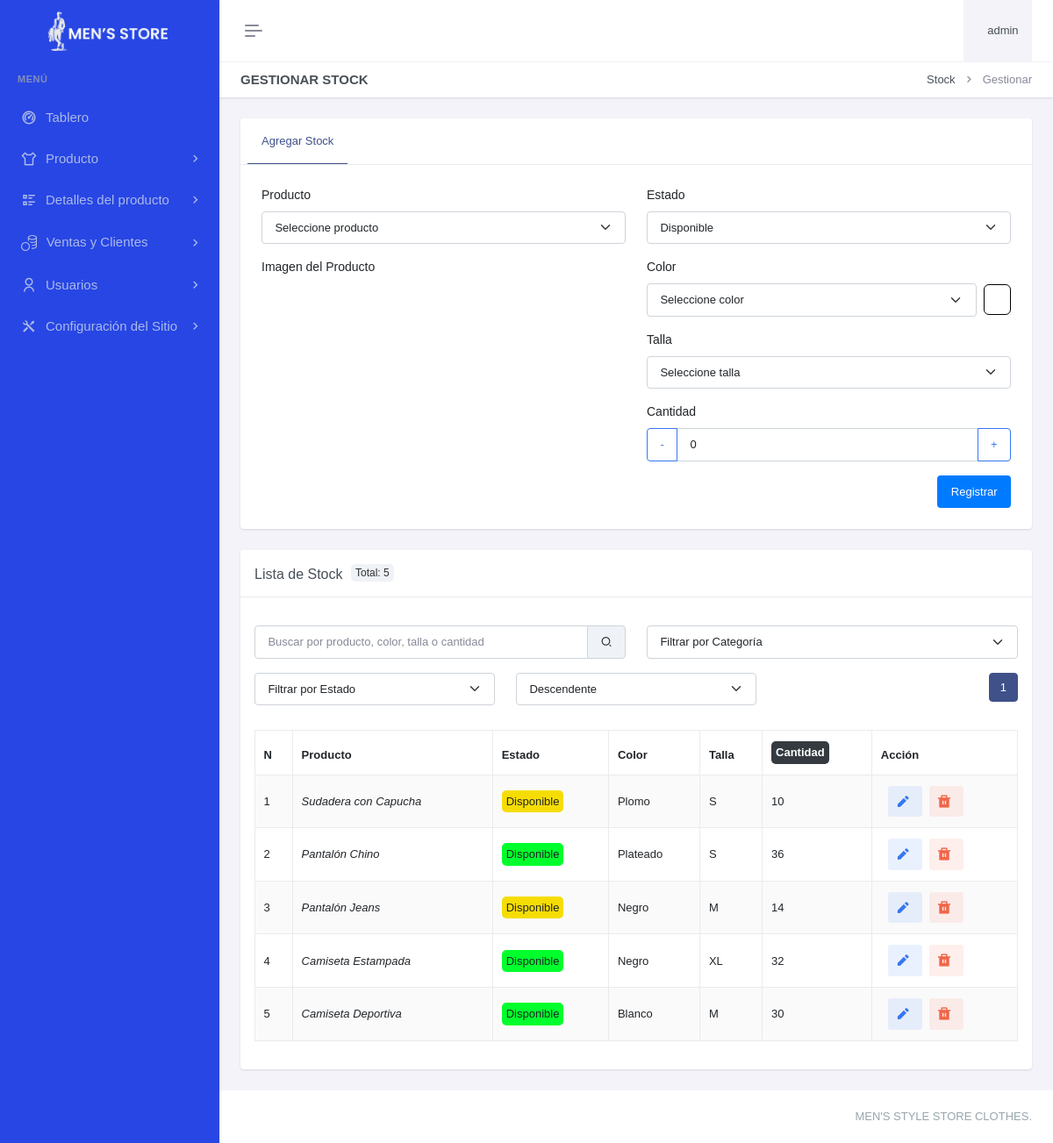
Before: /paneladministrador/productos/stock/gestionar-stock.php (signed in) with the older database file.
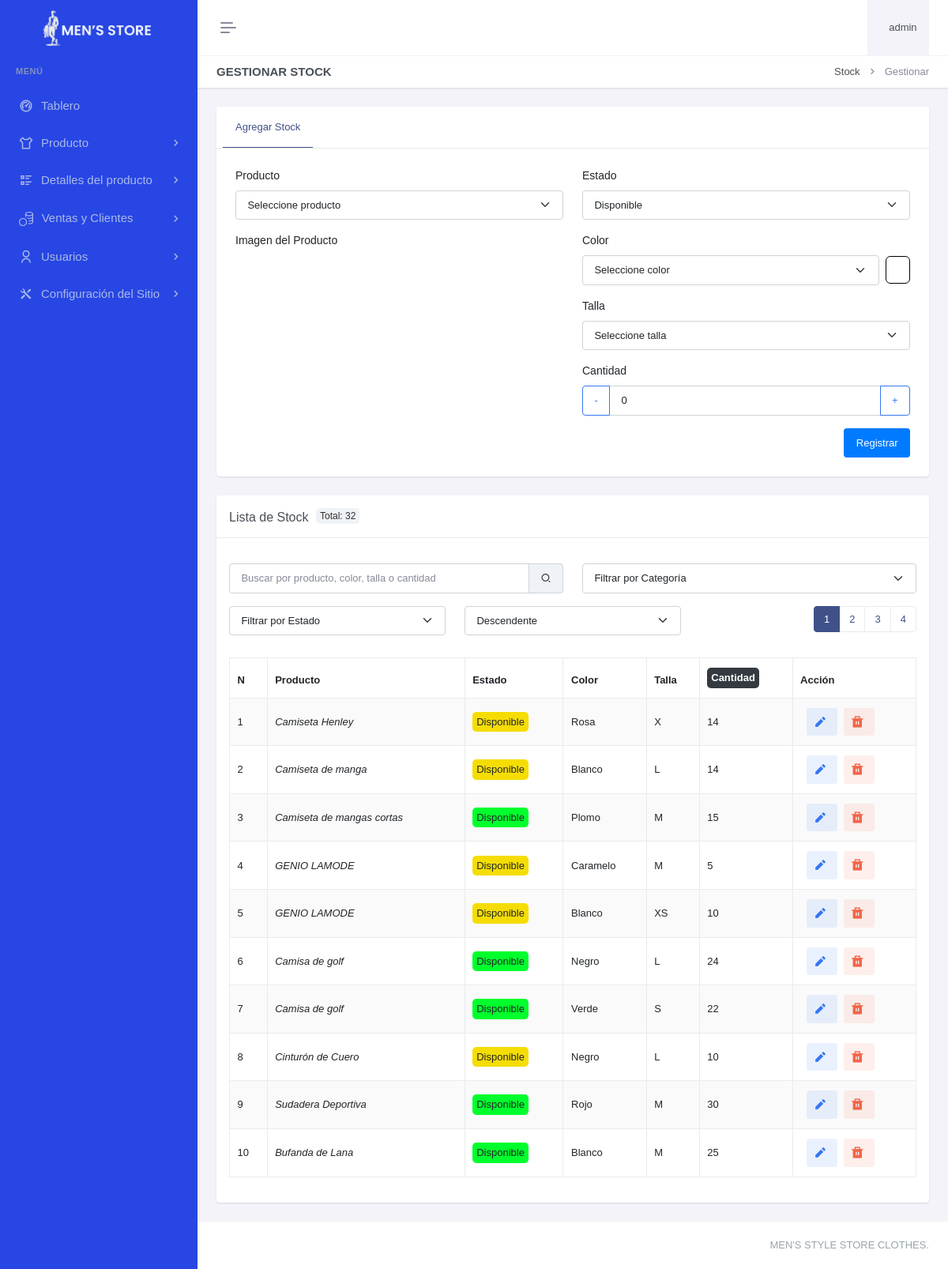
After: the same page with the newer database file.
### tables this page shows
CREATE TABLE `stock` (
  `stoId` int(11) NOT NULL,
  `proId` int(11) DEFAULT NULL,
  `estId` int(11) DEFAULT NULL,
  `colId` int(11) DEFAULT NULL,
  `talId` int(11) DEFAULT NULL,
  `stoCantidad` int(11) DEFAULT NULL,
  `stoFechaRegis` datetime DEFAULT current_timestamp() ON UPDATE current_timestamp()
);

CREATE TABLE `producto` (
  `proId` int(11) NOT NULL,
  `catId` int(11) DEFAULT NULL,
  `marId` int(11) DEFAULT NULL,
  `proNombre` varchar(50) NOT NULL,
  `proDescripcion` varchar(150) DEFAULT NULL,
  `proImg` varchar(255) DEFAULT NULL,
  `proImg2` varchar(255) DEFAULT NULL,
  `proPrecio` decimal(8,2) DEFAULT NULL,
  `proFechaRegistro` datetime DEFAULT current_timestamp() ON UPDATE current_timestamp()
);

CREATE TABLE `estado` (
  `estId` int(11) NOT NULL,
  `estDisponible` tinyint(1) DEFAULT NULL,
  `estFechaRegis` datetime DEFAULT current_timestamp()
);

CREATE TABLE `color` (
  `colId` int(11) NOT NULL,
  `colNombre` varchar(50) NOT NULL,
  `colCodigoHex` varchar(30) DEFAULT NULL,
  `colFechaRegis` datetime DEFAULT current_timestamp()
);

CREATE TABLE `talla` (
  `talId` int(11) NOT NULL,
  `talNombre` varchar(30) DEFAULT NULL,
  `talFechaRegis` datetime DEFAULT current_timestamp()
);

### paneladministrador/productos/stock/gestionar-stock.php (the view, shortened to what the changed rows need)
<?php
include "../../header.php";
include "../../sidebar.php";
$registros_por_pagina = 10;
$pagina_actual = isset($_GET['pagina']) ? (int)$_GET['pagina'] : 1;
$offset = ($pagina_actual - 1) * $registros_por_pagina;
$search = isset($_GET['search']) ? $_GET['search'] : '';
$filterCategory = isset($_GET['filterCategory']) ? $_GET['filterCategory'] : '';
$filterState = isset($_GET['filterState']) ? $_GET['filterState'] : '';
$order_dir = isset($_GET['order_dir']) ? $_GET['order_dir'] : 'DESC';
$search_param = "%$search%";
$query_total = "SELECT COUNT(*) as total FROM stock s
                INNER JOIN producto p ON s.proId=p.proId
                INNER JOIN talla t ON s.talId=t.talId
                INNER JOIN color c ON s.colId=c.colId
                INNER JOIN estado e ON s.estId=e.estId
                WHERE (p.proNombre LIKE ? OR c.colNombre LIKE ? OR t.talNombre LIKE ? OR s.stoCantidad LIKE ?)";
$params = [$search_param, $search_param, $search_param, $search_param];
$stmt_total = $con->prepare($query_total);
$stmt_total->bind_param(str_repeat('s', count($params)), ...$params);
$stmt_total->execute();
$result_total = $stmt_total->get_result();
$total_registros = $result_total->fetch_assoc()['total'];
$total_paginas = ceil($total_registros / $registros_por_pagina);
?>
<div class="main-content">
    <div class="page-content">
        <div class="container-fluid">
            <div class="row">
                <div class="col-xxl-9">
                    <div class="card mt-4" id="example">
                        <div class="card-header">
                          <h5 class="card-title mb-0">Lista de Stock <div class="badge-total">Total: <?php echo $total_registros; ?></div></h5>
                        </div>
                        <div class="card-body">
                            <div class="row mb-3">
                                <div class="col-md-4 mt-3 d-flex justify-content-end">
                                <nav aria-label="Page navigation example">
                                    <ul class="pagination justify-content-center">
                                        <?php for ($i = 1; $i <= $total_paginas; $i++): ?>
                                            <li class="page-item <?php echo ($i == $pagina_actual) ? 'active' : ''; ?>">
                                                <a class="page-link" href="?pagina=<?php echo $i; ?>&search=<?php echo htmlspecialchars($search); ?>&filterCategory=<?php echo htmlspecialchars($filterCategory); ?>&filterState=<?php echo htmlspecialchars($filterState); ?>&order_dir=<?php echo htmlspecialchars($order_dir); ?>#example"><?php echo $i; ?></a>
                                            </li>
                                        <?php endfor; ?>
                                    </ul>
                                </nav>
                            </div>
                            </div>
                            <table class="table table-bordered dt-responsive nowrap table-striped align-middle" style="width:100%">
                                <thead>
                                    <tr>
                                    <th>N</th>
                                        <th>Producto</th>
                                        <th>Estado</th>
                                        <th>Color</th>
                                        <th>Talla</th>
                                        <th> <div class="badge-dark"> Cantidad</div></th>
                                        <th>Acción</th>
                                    </tr>
                                </thead>
                                <tbody>
                                    <?php
                             $query = "SELECT s.stoId, p.proNombre, e.estDisponible, c.colNombre, t.talNombre, s.stoCantidad, p.proImg, p.proPrecio, cat.catNombre, m.marNombre
                             FROM stock AS s
                             INNER JOIN producto AS p ON s.proId = p.proId
                             INNER JOIN estado AS e ON s.estId = e.estId
                             INNER JOIN color AS c ON s.colId = c.colId
                             INNER JOIN talla AS t ON s.talId = t.talId
                             INNER JOIN categoria AS cat ON p.catId = cat.catId
                            INNER JOIN marca as m on p.marId= m.marId
                             WHERE (p.proNombre LIKE ? OR c.colNombre LIKE ? OR t.talNombre LIKE ? OR s.stoCantidad LIKE ?)";
                                    $params = [$search_param, $search_param, $search_param, $search_param];
                                    $query .= " ORDER BY s.stoId $order_dir LIMIT $registros_por_pagina OFFSET $offset";
                                    $stmt = $con->prepare($query);
                                    $stmt->bind_param(str_repeat('s', count($params)), ...$params);
                                    $stmt->execute();
                                    $result = $stmt->get_result();
                                    $numero_registro = $offset + 1;
                                    while ($row = mysqli_fetch_assoc($result)) {
                                        $estado = $row['estDisponible'] ? 'Disponible' : 'No Disponible';
                                        $estadoClass = $row['estDisponible'] ? 'badge-success' : 'badge-danger';
                                        if ($row['stoCantidad'] == 0 ||$row['estDisponible'] == 0) {
                                            $estado = 'No Disponible';
                                            $estadoClass = 'badge-danger';
                                        } elseif ($row['stoCantidad'] < 15) {
                                            $estadoClass = 'badge-warning';
                                        }
                                        echo "<tr id='stock-{$row['stoId']}'>
                                   <td>{$numero_registro}</td>
                                <td data-img='{$row['proImg']}' data-marca='{$row['marNombre']}' data-price='{$row['proPrecio']}' data-category='{$row['catNombre']}'
                                class='product-name'>{$row['proNombre']}</td>
                                   <td><span class='{$estadoClass}'>{$estado}</span></td>
                                   <td>{$row['colNombre']}</td>
                                   <td>{$row['talNombre']}</td>
                                   <td>{$row['stoCantidad']}</td>
                                   <td>
                                      <a href='editarstock.php?id={$row['stoId']}' class='btn btn-soft-secondary btn-sm ms-2 me-1' aria-label='Editar' title='Editar'>
                                          <i class='ri-pencil-fill align-bottom me-1' style='font-size: 1.5em;'></i>
                                      </a>
                                      <a href='javascript:void(0);' class='btn btn-soft-danger btn-sm' onclick='confirmDeleteStock({$row['stoId']})' aria-label='Eliminar' title='Eliminar'>
                                          <i class='ri-delete-bin-fill align-bottom me-1' style='font-size: 1.5em;'></i>
                                      </a>
                                   </td>
                              </tr>";
                                            $numero_registro++;
                                    }
                                    ?>
                                </tbody>
                            </table>
                        </div>
                    </div>
                </div>
            </div>
        </div>
    </div>
</div>
<?php include "../../footer.php";?>

Changed rows visible on the page:
no longer on this page (row unchanged): stock: proId.proNombre "Sudadera con Capucha", estId.estDisponible "Disponible", colId.colNombre "Plomo", talId.talNombre "S", stoCantidad "10"
no longer on this page (row unchanged): stock: proId.proNombre "Pantalón Chino", estId.estDisponible "Disponible", colId.colNombre "Plateado", talId.talNombre "S", stoCantidad "36"
no longer on this page (row unchanged): stock: proId.proNombre "Pantalón Jeans", estId.estDisponible "Disponible", colId.colNombre "Negro", talId.talNombre "M", stoCantidad "14"
no longer on this page (row unchanged): stock: proId.proNombre "Camiseta Estampada", estId.estDisponible "Disponible", colId.colNombre "Negro", talId.talNombre "XL", stoCantidad "32"
no longer on this page (row unchanged): stock: proId.proNombre "Camiseta Deportiva", estId.estDisponible "Disponible", colId.colNombre "Blanco", talId.talNombre "M", stoCantidad "30"
added stock: proId.proNombre "Camiseta Henley", estId.estDisponible "Disponible", colId.colNombre "Rosa", talId.talNombre "X", stoCantidad "14"
added stock: proId.proNombre "Camiseta de manga", estId.estDisponible "Disponible", colId.colNombre "Blanco", talId.talNombre "L", stoCantidad "14"
added stock: proId.proNombre "Camiseta de mangas cortas", estId.estDisponible "Disponible", colId.colNombre "Plomo", talId.talNombre "M", stoCantidad "15"
added stock: proId.proNombre "GENIO LAMODE", estId.estDisponible "Disponible", colId.colNombre "Caramelo", talId.talNombre "M", stoCantidad "5"
added stock: proId.proNombre "GENIO LAMODE", estId.estDisponible "Disponible", colId.colNombre "Blanco", talId.talNombre "XS", stoCantidad "10"
added stock: proId.proNombre "Camisa de golf", estId.estDisponible "Disponible", colId.colNombre "Negro", talId.talNombre "L", stoCantidad "24"
added stock: proId.proNombre "Camisa de golf", estId.estDisponible "Disponible", colId.colNombre "Verde", talId.talNombre "S", stoCantidad "22"
added stock: proId.proNombre "Cinturón de Cuero", estId.estDisponible "Disponible", colId.colNombre "Negro", talId.talNombre "L", stoCantidad "10"
added stock: proId.proNombre "Sudadera Deportiva", estId.estDisponible "Disponible", colId.colNombre "Rojo", talId.talNombre "M", stoCantidad "30"
added stock: proId.proNombre "Bufanda de Lana", estId.estDisponible "Disponible", colId.colNombre "Blanco", talId.talNombre "M", stoCantidad "25"
Other visible differences:
$total_registros: "5" → "32"
new list line: "2"
new list line: "3"
new list line: "4"
